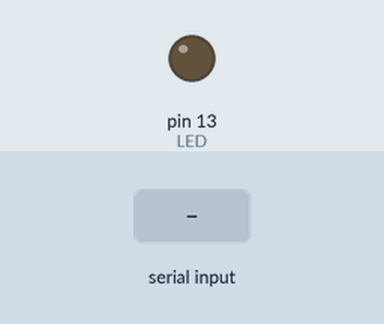
Recording of a sketch running on a simulated Arduino Uno, built with avr-gcc and run on an emulated ATmega328P. Parts: output pins drawn as LEDs (lit = HIGH). Inputs (shaded band) come from the test bench.

Above: at 1.2 s.
1.3 s: "Waiting\n" received over Serial
At 2.5 s:
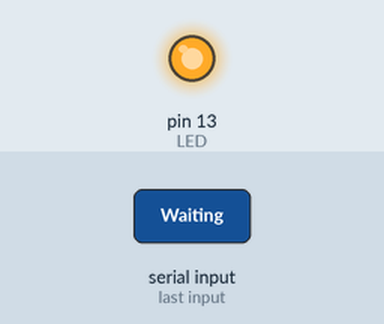
4.3 s: byte 10 ('\n') received over Serial
5.8 s: "Running\n" received over Serial
At 5.92 s:
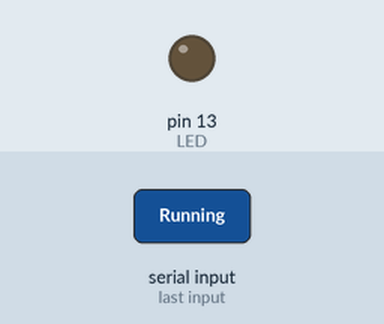
8.8 s: "Completed\n" received over Serial
Timing chart, 0 to 16.3 s (numbered marks = the images above; inputs shaded):
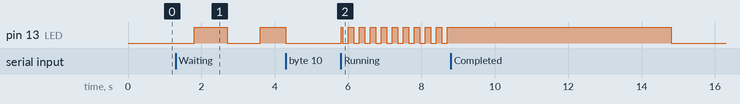

Measured:
- after the input at 1.3 s, pin 13 (LED): LOW → HIGH after 0.50 s, → LOW 0.90 s later, → HIGH 0.90 s later
- after the input at 5.8 s, pin 13 (LED): LOW → HIGH at once, then repeats every 0.30 s: LOW 0.15 s, HIGH 0.15 s

The sketch:

seance_status.ino
```cpp
const int LED = LED_BUILTIN;
String state = "Stopped";
String incoming = "";
unsigned long lastMessage = 0;
void setup() { pinMode(LED, OUTPUT); Serial.begin(9600); }
void loop() {
  while (Serial.available()) {
    char c = Serial.read();
    if (c == '\n') { state = incoming; incoming = ""; lastMessage = millis(); }
    else if (incoming.length() < 32) incoming += c;
  }
  if (millis() - lastMessage > 6000) state = "Stopped";
  unsigned long t = millis();
  bool on = false;
  if (state == "Waiting") on = t % 1800 < 900;
  else if (state == "Running") on = t % 300 < 150;
  else if (state == "Completed") on = true;
  else if (state == "Failed") { unsigned long p = t % 2000; on = p < 600 && p % 200 < 100; }
  digitalWrite(LED, on ? HIGH : LOW);
}
```
